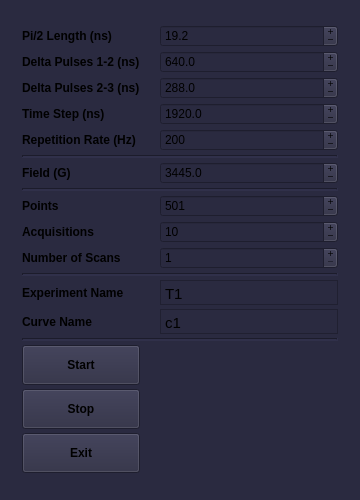
<?xml version="1.0" encoding="UTF-8"?>
<ui version="4.0">
 <class>MainWindow</class>
 <widget class="QMainWindow" name="MainWindow">
  <property name="geometry">
   <rect>
    <x>0</x>
    <y>0</y>
    <width>360</width>
    <height>500</height>
   </rect>
  </property>
  <property name="sizePolicy">
   <sizepolicy hsizetype="Fixed" vsizetype="Fixed">
    <horstretch>0</horstretch>
    <verstretch>0</verstretch>
   </sizepolicy>
  </property>
  <property name="minimumSize">
   <size>
    <width>360</width>
    <height>500</height>
   </size>
  </property>
  <property name="maximumSize">
   <size>
    <width>360</width>
    <height>515</height>
   </size>
  </property>
  <property name="font">
   <font>
    <weight>50</weight>
    <bold>false</bold>
   </font>
  </property>
  <property name="windowTitle">
   <string>T1 Measurement v 0.1</string>
  </property>
  <property name="styleSheet">
   <string notr="true">background-color: rgb(42,42,64);</string>
  </property>
  <widget class="QWidget" name="centralwidget">
   <property name="sizePolicy">
    <sizepolicy hsizetype="Fixed" vsizetype="Fixed">
     <horstretch>0</horstretch>
     <verstretch>0</verstretch>
    </sizepolicy>
   </property>
   <property name="minimumSize">
    <size>
     <width>360</width>
     <height>500</height>
    </size>
   </property>
   <property name="maximumSize">
    <size>
     <width>360</width>
     <height>500</height>
    </size>
   </property>
   <layout class="QGridLayout" name="gridLayout_2">
    <item row="0" column="0">
     <layout class="QGridLayout" name="gridLayout">
      <property name="sizeConstraint">
       <enum>QLayout::SetNoConstraint</enum>
      </property>
      <property name="leftMargin">
       <number>13</number>
      </property>
      <property name="topMargin">
       <number>4</number>
      </property>
      <property name="rightMargin">
       <number>13</number>
      </property>
      <property name="bottomMargin">
       <number>6</number>
      </property>
      <property name="horizontalSpacing">
       <number>20</number>
      </property>
      <property name="verticalSpacing">
       <number>4</number>
      </property>
      <item row="3" column="0">
       <widget class="QLabel" name="label_8">
        <property name="font">
         <font>
          <weight>75</weight>
          <bold>true</bold>
         </font>
        </property>
        <property name="contextMenuPolicy">
         <enum>Qt::NoContextMenu</enum>
        </property>
        <property name="text">
         <string>Time Step (ns)</string>
        </property>
       </widget>
      </item>
      <item row="4" column="1">
       <widget class="QSpinBox" name="box_rep_rate">
        <property name="contextMenuPolicy">
         <enum>Qt::NoContextMenu</enum>
        </property>
        <property name="buttonSymbols">
         <enum>QAbstractSpinBox::PlusMinus</enum>
        </property>
        <property name="keyboardTracking">
         <bool>false</bool>
        </property>
        <property name="minimum">
         <number>1</number>
        </property>
        <property name="maximum">
         <number>50000</number>
        </property>
        <property name="singleStep">
         <number>10</number>
        </property>
        <property name="value">
         <number>200</number>
        </property>
       </widget>
      </item>
      <item row="19" column="0">
       <widget class="QLabel" name="label_5">
        <property name="font">
         <font>
          <weight>75</weight>
          <bold>true</bold>
         </font>
        </property>
        <property name="contextMenuPolicy">
         <enum>Qt::NoContextMenu</enum>
        </property>
        <property name="text">
         <string>Experiment Name</string>
        </property>
       </widget>
      </item>
      <item row="2" column="0">
       <widget class="QLabel" name="label_12">
        <property name="font">
         <font>
          <weight>75</weight>
          <bold>true</bold>
         </font>
        </property>
        <property name="contextMenuPolicy">
         <enum>Qt::NoContextMenu</enum>
        </property>
        <property name="text">
         <string>Delta Pulses 2-3 (ns)</string>
        </property>
       </widget>
      </item>
      <item row="13" column="1">
       <widget class="QSpinBox" name="box_points">
        <property name="contextMenuPolicy">
         <enum>Qt::NoContextMenu</enum>
        </property>
        <property name="buttonSymbols">
         <enum>QAbstractSpinBox::PlusMinus</enum>
        </property>
        <property name="keyboardTracking">
         <bool>false</bool>
        </property>
        <property name="minimum">
         <number>1</number>
        </property>
        <property name="maximum">
         <number>5000</number>
        </property>
        <property name="singleStep">
         <number>10</number>
        </property>
        <property name="value">
         <number>501</number>
        </property>
       </widget>
      </item>
      <item row="1" column="0">
       <widget class="QLabel" name="label_2">
        <property name="font">
         <font>
          <weight>75</weight>
          <bold>true</bold>
         </font>
        </property>
        <property name="contextMenuPolicy">
         <enum>Qt::NoContextMenu</enum>
        </property>
        <property name="text">
         <string>Delta Pulses 1-2 (ns)</string>
        </property>
       </widget>
      </item>
      <item row="19" column="1">
       <widget class="QTextEdit" name="text_edit_exp_name">
        <property name="sizePolicy">
         <sizepolicy hsizetype="Expanding" vsizetype="Fixed">
          <horstretch>0</horstretch>
          <verstretch>0</verstretch>
         </sizepolicy>
        </property>
        <property name="minimumSize">
         <size>
          <width>0</width>
          <height>25</height>
         </size>
        </property>
        <property name="maximumSize">
         <size>
          <width>16777215</width>
          <height>25</height>
         </size>
        </property>
        <property name="mouseTracking">
         <bool>false</bool>
        </property>
        <property name="tabletTracking">
         <bool>false</bool>
        </property>
        <property name="contextMenuPolicy">
         <enum>Qt::NoContextMenu</enum>
        </property>
        <property name="verticalScrollBarPolicy">
         <enum>Qt::ScrollBarAlwaysOff</enum>
        </property>
        <property name="markdown">
         <string>T1

</string>
        </property>
        <property name="html">
         <string>&lt;!DOCTYPE HTML PUBLIC &quot;-//W3C//DTD HTML 4.0//EN&quot; &quot;http://www.w3.org/TR/REC-html40/strict.dtd&quot;&gt;
&lt;html&gt;&lt;head&gt;&lt;meta name=&quot;qrichtext&quot; content=&quot;1&quot; /&gt;&lt;style type=&quot;text/css&quot;&gt;
p, li { white-space: pre-wrap; }
&lt;/style&gt;&lt;/head&gt;&lt;body style=&quot; font-family:'Ubuntu'; font-size:11pt; font-weight:400; font-style:normal;&quot;&gt;
&lt;p style=&quot; margin-top:7px; margin-bottom:7px; margin-left:0px; margin-right:0px; -qt-block-indent:0; text-indent:0px;&quot;&gt;T1&lt;/p&gt;&lt;/body&gt;&lt;/html&gt;</string>
        </property>
        <property name="overwriteMode">
         <bool>true</bool>
        </property>
        <property name="acceptRichText">
         <bool>false</bool>
        </property>
        <property name="textInteractionFlags">
         <set>Qt::TextEditorInteraction</set>
        </property>
       </widget>
      </item>
      <item row="23" column="0">
       <widget class="QPushButton" name="button_stop">
        <property name="minimumSize">
         <size>
          <width>0</width>
          <height>40</height>
         </size>
        </property>
        <property name="font">
         <font>
          <weight>75</weight>
          <bold>true</bold>
         </font>
        </property>
        <property name="contextMenuPolicy">
         <enum>Qt::NoContextMenu</enum>
        </property>
        <property name="layoutDirection">
         <enum>Qt::LeftToRight</enum>
        </property>
        <property name="text">
         <string>Stop</string>
        </property>
       </widget>
      </item>
      <item row="14" column="1">
       <widget class="QSpinBox" name="box_averag">
        <property name="contextMenuPolicy">
         <enum>Qt::NoContextMenu</enum>
        </property>
        <property name="buttonSymbols">
         <enum>QAbstractSpinBox::PlusMinus</enum>
        </property>
        <property name="keyboardTracking">
         <bool>false</bool>
        </property>
        <property name="minimum">
         <number>1</number>
        </property>
        <property name="maximum">
         <number>5000</number>
        </property>
        <property name="singleStep">
         <number>10</number>
        </property>
        <property name="value">
         <number>10</number>
        </property>
       </widget>
      </item>
      <item row="16" column="0">
       <widget class="QLabel" name="label_7">
        <property name="font">
         <font>
          <weight>75</weight>
          <bold>true</bold>
         </font>
        </property>
        <property name="contextMenuPolicy">
         <enum>Qt::NoContextMenu</enum>
        </property>
        <property name="text">
         <string>Number of Scans</string>
        </property>
       </widget>
      </item>
      <item row="4" column="0">
       <widget class="QLabel" name="label_11">
        <property name="font">
         <font>
          <weight>75</weight>
          <bold>true</bold>
         </font>
        </property>
        <property name="contextMenuPolicy">
         <enum>Qt::NoContextMenu</enum>
        </property>
        <property name="text">
         <string>Repetition Rate (Hz)</string>
        </property>
       </widget>
      </item>
      <item row="24" column="0">
       <widget class="QPushButton" name="button_off">
        <property name="minimumSize">
         <size>
          <width>0</width>
          <height>40</height>
         </size>
        </property>
        <property name="font">
         <font>
          <weight>75</weight>
          <bold>true</bold>
         </font>
        </property>
        <property name="contextMenuPolicy">
         <enum>Qt::NoContextMenu</enum>
        </property>
        <property name="text">
         <string>Exit</string>
        </property>
       </widget>
      </item>
      <item row="5" column="0" colspan="2">
       <widget class="Line" name="line">
        <property name="lineWidth">
         <number>2</number>
        </property>
        <property name="orientation">
         <enum>Qt::Horizontal</enum>
        </property>
       </widget>
      </item>
      <item row="16" column="1">
       <widget class="QSpinBox" name="box_scan">
        <property name="contextMenuPolicy">
         <enum>Qt::NoContextMenu</enum>
        </property>
        <property name="buttonSymbols">
         <enum>QAbstractSpinBox::PlusMinus</enum>
        </property>
        <property name="keyboardTracking">
         <bool>false</bool>
        </property>
        <property name="minimum">
         <number>1</number>
        </property>
        <property name="maximum">
         <number>100</number>
        </property>
        <property name="value">
         <number>1</number>
        </property>
       </widget>
      </item>
      <item row="20" column="0">
       <widget class="QLabel" name="label_10">
        <property name="font">
         <font>
          <weight>75</weight>
          <bold>true</bold>
         </font>
        </property>
        <property name="contextMenuPolicy">
         <enum>Qt::NoContextMenu</enum>
        </property>
        <property name="text">
         <string>Curve Name</string>
        </property>
       </widget>
      </item>
      <item row="22" column="0">
       <widget class="QPushButton" name="button_start">
        <property name="minimumSize">
         <size>
          <width>0</width>
          <height>40</height>
         </size>
        </property>
        <property name="font">
         <font>
          <weight>75</weight>
          <bold>true</bold>
         </font>
        </property>
        <property name="contextMenuPolicy">
         <enum>Qt::NoContextMenu</enum>
        </property>
        <property name="text">
         <string>Start</string>
        </property>
       </widget>
      </item>
      <item row="18" column="0" colspan="2">
       <widget class="Line" name="line_4">
        <property name="lineWidth">
         <number>2</number>
        </property>
        <property name="orientation">
         <enum>Qt::Horizontal</enum>
        </property>
       </widget>
      </item>
      <item row="0" column="0">
       <widget class="QLabel" name="label">
        <property name="font">
         <font>
          <weight>75</weight>
          <bold>true</bold>
          <kerning>true</kerning>
         </font>
        </property>
        <property name="contextMenuPolicy">
         <enum>Qt::NoContextMenu</enum>
        </property>
        <property name="text">
         <string>Pi/2 Length (ns)</string>
        </property>
       </widget>
      </item>
      <item row="13" column="0">
       <widget class="QLabel" name="label_3">
        <property name="font">
         <font>
          <weight>75</weight>
          <bold>true</bold>
         </font>
        </property>
        <property name="contextMenuPolicy">
         <enum>Qt::NoContextMenu</enum>
        </property>
        <property name="text">
         <string>Points</string>
        </property>
       </widget>
      </item>
      <item row="12" column="0" colspan="2">
       <widget class="Line" name="line_3">
        <property name="lineWidth">
         <number>2</number>
        </property>
        <property name="orientation">
         <enum>Qt::Horizontal</enum>
        </property>
       </widget>
      </item>
      <item row="6" column="1">
       <widget class="QDoubleSpinBox" name="box_field">
        <property name="contextMenuPolicy">
         <enum>Qt::NoContextMenu</enum>
        </property>
        <property name="buttonSymbols">
         <enum>QAbstractSpinBox::PlusMinus</enum>
        </property>
        <property name="keyboardTracking">
         <bool>false</bool>
        </property>
        <property name="decimals">
         <number>1</number>
        </property>
        <property name="minimum">
         <double>100.000000000000000</double>
        </property>
        <property name="maximum">
         <double>9100.000000000000000</double>
        </property>
        <property name="singleStep">
         <double>0.500000000000000</double>
        </property>
        <property name="value">
         <double>3445.000000000000000</double>
        </property>
       </widget>
      </item>
      <item row="14" column="0">
       <widget class="QLabel" name="label_6">
        <property name="font">
         <font>
          <weight>75</weight>
          <bold>true</bold>
         </font>
        </property>
        <property name="contextMenuPolicy">
         <enum>Qt::NoContextMenu</enum>
        </property>
        <property name="text">
         <string>Acquisitions</string>
        </property>
       </widget>
      </item>
      <item row="21" column="0" colspan="2">
       <widget class="Line" name="line_5">
        <property name="lineWidth">
         <number>2</number>
        </property>
        <property name="orientation">
         <enum>Qt::Horizontal</enum>
        </property>
       </widget>
      </item>
      <item row="20" column="1">
       <widget class="QTextEdit" name="text_edit_curve">
        <property name="sizePolicy">
         <sizepolicy hsizetype="Expanding" vsizetype="Fixed">
          <horstretch>0</horstretch>
          <verstretch>0</verstretch>
         </sizepolicy>
        </property>
        <property name="minimumSize">
         <size>
          <width>0</width>
          <height>25</height>
         </size>
        </property>
        <property name="maximumSize">
         <size>
          <width>16777215</width>
          <height>25</height>
         </size>
        </property>
        <property name="mouseTracking">
         <bool>false</bool>
        </property>
        <property name="contextMenuPolicy">
         <enum>Qt::NoContextMenu</enum>
        </property>
        <property name="verticalScrollBarPolicy">
         <enum>Qt::ScrollBarAlwaysOff</enum>
        </property>
        <property name="html">
         <string>&lt;!DOCTYPE HTML PUBLIC &quot;-//W3C//DTD HTML 4.0//EN&quot; &quot;http://www.w3.org/TR/REC-html40/strict.dtd&quot;&gt;
&lt;html&gt;&lt;head&gt;&lt;meta name=&quot;qrichtext&quot; content=&quot;1&quot; /&gt;&lt;style type=&quot;text/css&quot;&gt;
p, li { white-space: pre-wrap; }
&lt;/style&gt;&lt;/head&gt;&lt;body style=&quot; font-family:'Ubuntu'; font-size:11pt; font-weight:400; font-style:normal;&quot;&gt;
&lt;p style=&quot; margin-top:0px; margin-bottom:0px; margin-left:0px; margin-right:0px; -qt-block-indent:0; text-indent:0px;&quot;&gt;c1&lt;/p&gt;&lt;/body&gt;&lt;/html&gt;</string>
        </property>
       </widget>
      </item>
      <item row="6" column="0">
       <widget class="QLabel" name="label_4">
        <property name="font">
         <font>
          <weight>75</weight>
          <bold>true</bold>
         </font>
        </property>
        <property name="contextMenuPolicy">
         <enum>Qt::NoContextMenu</enum>
        </property>
        <property name="text">
         <string>Field (G)</string>
        </property>
       </widget>
      </item>
      <item row="0" column="1">
       <widget class="QDoubleSpinBox" name="box_length">
        <property name="contextMenuPolicy">
         <enum>Qt::NoContextMenu</enum>
        </property>
        <property name="readOnly">
         <bool>false</bool>
        </property>
        <property name="buttonSymbols">
         <enum>QAbstractSpinBox::PlusMinus</enum>
        </property>
        <property name="specialValueText">
         <string notr="true"/>
        </property>
        <property name="keyboardTracking">
         <bool>false</bool>
        </property>
        <property name="decimals">
         <number>1</number>
        </property>
        <property name="minimum">
         <double>3.200000000000000</double>
        </property>
        <property name="maximum">
         <double>1900.000000000000000</double>
        </property>
        <property name="singleStep">
         <double>3.200000000000000</double>
        </property>
        <property name="value">
         <double>19.199999999999999</double>
        </property>
       </widget>
      </item>
      <item row="1" column="1">
       <widget class="QDoubleSpinBox" name="box_delta">
        <property name="contextMenuPolicy">
         <enum>Qt::NoContextMenu</enum>
        </property>
        <property name="buttonSymbols">
         <enum>QAbstractSpinBox::PlusMinus</enum>
        </property>
        <property name="keyboardTracking">
         <bool>false</bool>
        </property>
        <property name="decimals">
         <number>1</number>
        </property>
        <property name="minimum">
         <double>44.799999999999997</double>
        </property>
        <property name="maximum">
         <double>320000.000000000000000</double>
        </property>
        <property name="singleStep">
         <double>3.200000000000000</double>
        </property>
        <property name="value">
         <double>640.000000000000000</double>
        </property>
       </widget>
      </item>
      <item row="2" column="1">
       <widget class="QDoubleSpinBox" name="box_delta_echo">
        <property name="contextMenuPolicy">
         <enum>Qt::NoContextMenu</enum>
        </property>
        <property name="buttonSymbols">
         <enum>QAbstractSpinBox::PlusMinus</enum>
        </property>
        <property name="keyboardTracking">
         <bool>false</bool>
        </property>
        <property name="decimals">
         <number>1</number>
        </property>
        <property name="minimum">
         <double>44.799999999999997</double>
        </property>
        <property name="maximum">
         <double>6400.000000000000000</double>
        </property>
        <property name="singleStep">
         <double>3.200000000000000</double>
        </property>
        <property name="value">
         <double>288.000000000000000</double>
        </property>
       </widget>
      </item>
      <item row="3" column="1">
       <widget class="QDoubleSpinBox" name="box_time_step">
        <property name="contextMenuPolicy">
         <enum>Qt::NoContextMenu</enum>
        </property>
        <property name="buttonSymbols">
         <enum>QAbstractSpinBox::PlusMinus</enum>
        </property>
        <property name="keyboardTracking">
         <bool>false</bool>
        </property>
        <property name="decimals">
         <number>1</number>
        </property>
        <property name="minimum">
         <double>3.200000000000000</double>
        </property>
        <property name="maximum">
         <double>640000.000000000000000</double>
        </property>
        <property name="singleStep">
         <double>3.200000000000000</double>
        </property>
        <property name="value">
         <double>1920.000000000000000</double>
        </property>
       </widget>
      </item>
     </layout>
    </item>
   </layout>
  </widget>
 </widget>
 <resources/>
 <connections/>
</ui>
